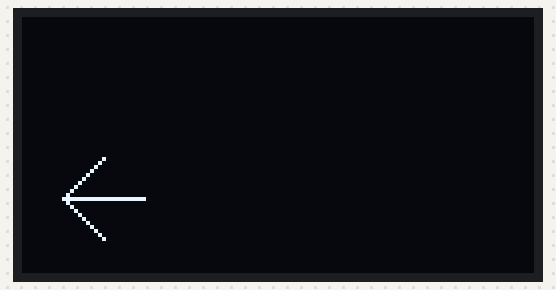
Bench run of a sketch on a simulated Arduino Uno, built with avr-gcc and run on an emulated ATmega328P. On the bench: 128×64 one-colour display. What the sketch prints to the serial monitor is not drawn.

Above: at 2.3 s.

Measured:
- what the display in image 0 shows lasts 2.0 s, from 2.3 s to 4.3 s

The sketch:

calcomp4.ino
```cpp
// Translation of CalComp Fortran vector character generator
// file plotsub.f in TNT package

// original indexing, output on SSD1306 display
// some errors in character table not corrected.

//          EACH ELEMENT OF THE ARRAY "ID" CORRESPONDS TO ONE OF
//      THE PRINTING ASCII CHARACTERS.  THE LEFT
//      BYTE  CONTAINS  THE  NUMBER  OF STROKES USED TO FORM THE
//      CHARACTER AND THE RIGHT BYTE CONTAINS THE INDEX IN ARRAY
//      "IT"  OF  THE FIRST STROKE TO BE USED.  ID = STR * 256 +
//      BEG WHERE STR IS THE NUMBER OF STROKES AND  BEG  IS  THE
//      INDEX  TO  THE  FIRST  WORD  IN "IT".  THE "ID" ARRAY IS
//      EQUIVALENT TO THE FOLLOWING TABLE:
//
//      NO OCT CHR STR BEG NO OCT CHR STR BEG NO OCT CHR STR BEG
//      == === === === === == === === === === == === === === ===
//       1  41  !    4   1 22  66  6   11  65 43 113  K    6 143
//       2  42  "    4   3 23  67  7    5  80 44 114  L    3 145
//       3  43  #   11   5 24  70  8   16  83 45 115  M    5 147
//       4  44  $   12  11 25  71  9   12  91 46 116  N    4 150
//       5  45  %   11  17 26  72  :    4  97 47 117  O    9  49
//       6  46  &   10  24 27  73  ;    7  38 48 120  P    7 119
//       7  47  '    2  29 28  74  <    3  99 49 121  Q   11  48
//       8  50  (    4  30 29  75  =    4 101 50 122  R    8 119
//       9  51  )    4  32 30  76  >    3 103 51 123  S   12  84
//      10  52  *    8  34 31  77  ?    7 105 52 124  T    4 152
//      11  53  +    4  36 32 100  @    8 109 53 125  U    6 140
//      12  54  ,    4  38 33 101  A    8 113 54 126  V    3 154
//      13  55  -    2 174 34 102  B   11 117 55 127  W    5 156
//      14  56  .    5  45 35 103  //   8 123 56 130  X    4  22
//      15  57  /    2  22 36 104  D    7 129 57 131  Y    5 159
//      16  60  0   10  49 37 105  E    7 133 58 132  Z    4 162
//      17  61  1    5  55 38 106  F    6 133 59 133  [    4 164
//      18  62  2    8  58 39 107  G   11 123 60 134  \    2 166
//      19  63  3   13  62 40 110  H    6 142 61 135  ]    4 167
//      20  64  4    7  71 41 111  I    6 137 62 136  ^    5 169
//      21  65  5    9  75 43 112  J    5 140 63 137  <-   5 172
//
//      64 140       1 174  (back tic, empty)
//      65 141  a    9 175 74 152  j    6 216 83 163  s    10 255
//      66 142  b    9 180 75 153  k    7 219 84 164  t     7 260
//      67 143  //   8 185 76 154  l    5 223 85 165  u     7 264
//      68 144  d   10 189 77 155  m   10 226 86 166  v     3 268
//      69 145  e   10 194 78 156  n    8 231 87 167  w     9 270
//      70 146  f    7 199 79 157  o    9 235 88 170  x     4 275
//      71 147  g   12 203 80 160  p   12 240 89 171  y     9 277
//      72 150  h    8 209 81 161  q   12 246 90 172  z     4 282
//      73 151  i    6 213 82 162  r    6 252
//
//      NOTE: char #64 empty. Stroke table indexing was changed at some point
//      to allow more that 255 entries, breaking at char #83, SJR 6/23/2022.
//
const uint16_t ID[] PROGMEM = {
  1025, 1027, 2821, 3083, 2833, 2584,  541, 1054, 1056,
  2082, 1060, 1062,  686, 1325,  534, 2609, 1335, 2106,
  3390, 1863, 2379, 2881, 1360, 4179, 3163, 1121, 1830,
  867, 1125,  871, 1897, 2157, 2161, 2933, 2171, 1921,
  1925, 1669, 2939, 1578, 1673, 1420, 1679,  913, 1427,
  1174, 2353, 1911, 2864, 2167, 3156, 1176, 1676,  922,
  1436, 1046, 1439, 1186, 1188,  678, 1191, 1149, 1452,
  430, 2479, 2484, 2233, 2749, 2754, 1991, 3275, 2257,
  1749, 1752, 2011, 1503, 2786, 2279, 2539, 3312, 3318,
  1788, 2815, 2052, 2056, 1036, 2574, 1299, 2581, 1306
};
//
//          THE  ARRAY "IT" CONTAINS THE ACTUAL COORDINATES USED
//      IN FORMING THE CHARACTERS.  ONE 8 BIT BYTE IS  USED  FOR
//      EACH  COORDINATE  PAIR  RESULTING IN 2 STROKE-COORDINATE
//      PAIRS PER WORD.  THE FIRST NIBBLE IN  THE  BYTE  SPECIFIES
//      THE  X COORDINATE (0<X<7) AND THE SECOND SPECIFIES THE Y
//      COORDINATE (0<=Y<8).  SETTING X=0 CAUSES THE BYTE TO  BE
//      SKIPPED  AND  ADDING  8 TO Y CAUSES THE PEN TO BE RAISED
//      BEFORE MOVING.  IT IS PUT DOWN AFTER MOVING.
//
const uint16_t IT[] PROGMEM = {
  14130, 14640, 10021, 20293,  4690, 16961, 17732, 21524,
  9253,  8448, 12343, 13910,  9749,  9284, 21330, 16657,
  12368, 21042, 12351, 13589,  5888, 22288,  8016, 21040,
  8209,  4934, 14119,  9297, 14133, 18230, 12608, 10038,
  12576,  4437, 22805,  6995, 15665,  8258, 12849, 15172,
  13312,  4119,  5204, 22352,  8241, 12321,  8192, 16976,
  10304, 20822, 18215,  5649,  8263, 12800,  9783, 12320,
  16384,  5671, 18262, 21521,  4176,  5671, 18262, 21828,
  9284, 21329, 16416,  4374, 10055, 22016,  5906, 21071,
  16432, 20480,  4384, 16465, 21316,  5143, 22272,  5655,
  22358,  8192,  9235,  4384, 16465, 21316,  9237,  5671,
  18262, 21828,  4384, 16465, 22087, 10006,  5155, 17236,
  13620, 14897, 17699, 16640,  5461,  6738,  9539,  8448,
  5943, 17956,  8745,  8192, 17444,  8770, 17685,  4417,
  4118, 10055, 22096, 21267, 17491, 20800,  4119, 18262,
  21828,  5200, 22087, 10006,  4384, 16465, 21347, 17152,
  4119, 18262, 20800,  4096, 22295,  5188,  5136, 20480,
  8256, 12343, 10055, 22353, 16416,  4375, 18196, 20500,
  5904, 20480,  4119, 13143, 20480,  4119, 20567, 12343,
  5975,  5936, 22272,  5904, 13392, 22272, 12341,  5941,
  22272,  5975,  4176, 18215,  8256,  5968, 10055, 16416,
  5174, 21558, 12544, 12563, 13568,  4947,  4900, 17491,
  20512,  4386, 20992,  5905,  8256, 20819, 17444,  4864,
  21316,  9235,  4384, 16465, 22352, 22848,  8209,  4900,
  17491, 20800,  8209,  4900, 17491, 21010, 22087, 14118,
  8268,  5120, 21314,  8723,  5157, 17748, 20800,  8209,
  5927,  8235, 13380, 21328, 13612, 13360, 10304, 17724,
  17473, 12321,  5927,  8234, 17450, 20480, 10039, 12328,
  16384,  5136, 15152, 22611, 17459,  9235,  5155,  8235,
  13380, 21328,  4371,  9284, 21329, 16416,  4352,  5413,
  8208, 11317, 17748, 21314, 12835, 21829, 16464, 19509,
  9492,  4898, 12867,  5412,  8236, 21587, 21316,  9235,
  4690, 20800,  8209,  9761, 12352, 20764, 17408,  5137,  8256,
  20828, 20480,  5168, 21504,  5137,  8241, 13369, 16465, 21524,
  5200, 23568,  5396,  9027, 19777, 12320,  4352,  5188,  4160
};


#include <SPI.h>
#include <Wire.h>
#include <Adafruit_GFX.h>
#include <Adafruit_SSD1306.h>

#define SCREEN_WIDTH 128 // OLED display width, in pixels
#define SCREEN_HEIGHT 64 // OLED display height, in pixels

// Declaration for an SSD1306 display connected to I2C (SDA, SCL pins)
#define OLED_RESET     4 // Reset pin # (or -1 if sharing Arduino reset pin)
#define SCREEN_ADDRESS 0x3D ///0x3D for 128x64, 0x3C for 128x32
Adafruit_SSD1306 display(SCREEN_WIDTH, SCREEN_HEIGHT, &Wire, OLED_RESET);

void qxdraw(int ix, int iy, char penup) {
  static char up = 1, oldx = 0, oldy = 0;
  if (iy > 7 or penup == 1) {
 //   Serial.println(" pen up");

    if (iy > 7) iy = iy - 8;
    up = 1;
    oldx = 5+5 * ix;  //vector start
    oldy = 60 - 5 * iy;
  }
  ix = 5+5 * ix; //vector end
  iy = 60 - 5 * iy;
//  Serial.print("moveto "); Serial.print(ix); Serial.print(","); Serial.println(iy);
  if (up == 0) display.drawLine(oldx, oldy, ix, iy, SSD1306_WHITE);  // pen down draw
  else {
    display.drawLine(oldx, oldy, ix, iy, SSD1306_BLACK); //pen up move
//    Serial.println(" pen down");  //revert pen
    up = 0;
  }
  oldx = ix; // next vector start
  oldy = iy;
  display.display();
}

void setup() {

  int IX, IY, IDIV, J, K, L1;  //variables in original Fortran code
  char penup = 1; //pen status

  Serial.begin(115200);
  while (!Serial);

  // SSD1306_SWITCHCAPVCC = generate display voltage from 3.3V internally
  if (!display.begin(SSD1306_SWITCHCAPVCC, SCREEN_ADDRESS)) {
    Serial.println(F("SSD1306 begin failed"));
    for (;;);
  }

  // Clear the buffer
  display.clearDisplay();
  display.display();

  for (int i = 62; i < 65; i++) {
    byte char_number = i;  //string[i] - 32; //character number in ASCII table
    byte table_offset = 0;
    if (char_number > 83) table_offset = 1;  //"fudge factor" in Fortran code (gap in table indexing)
    K = pgm_read_word_near(ID + (char_number - 1)); //C array indexing
    Serial.println();
    Serial.print("No ");
    Serial.print(char_number);
    Serial.print(" ID ");
    Serial.println(K);
    //unpack ID table entry  "table_offset" is a kludge to deal with the 255 boundary on L1
    J = (K >> 8) - table_offset;
    L1 = K - (J << 8); //stroke table index

    // draw char using stroke table
    penup = 1;
//    Serial.println(" pen up");

    Serial.print("IT ");
    Serial.print(L1);
    Serial.print(" strokes ");
    Serial.println(J);

    int JJ = (J + 1) / 2;  //round up and calculate number of table words
    for (int w = 0; w < JJ; w++) {

      K = pgm_read_word_near(IT + (L1 - 1)); //get instructions, C array indexing
      IDIV = 4096;

      // decode table and draw each stroke

      for (int b = 0; b < 2; b++) { //bytes
        IX = K / IDIV;  //Fortran code, replace by shifts
        K = K - IDIV * IX;
        IDIV = IDIV / 16;
        IY = K / IDIV;
        K = K - IDIV * IY;
        IDIV = IDIV / 16;

        if (IX > 0 and J > 0) { //IX = 0 -> skip this byte
          qxdraw(IX, IY, penup);
          if (penup = 1) penup = 0;
          J = J - 1; //count down strokes
        } //5650
      } //end for bytes 5650
      L1++;  //next word
    } //end for words 5660
    delay(2000);
    display.clearDisplay();
  } //end for i (char number)
}
void loop() {
}
```
